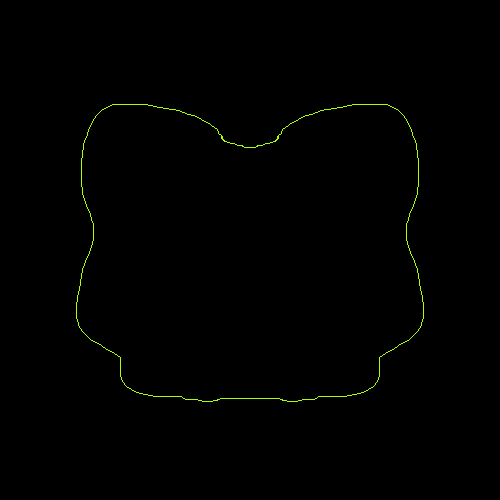
//> input picture 2022/OpenCV4 tutorial/morphology/Contour.png, 500 x 500 px
$ ./paintColor_to_contour   (built with g++ and OpenCV 4)
//> lines starting //> are read from the running program, lines starting //| are printed output that depends on the picture; after the words box and inside, x2 and y2 are one past the last pixel; in counts of white or black regions, pixels touching at a corner belong together
#include <opencv2/opencv.hpp>
using namespace cv;

int main(void)
{


    Mat input = imread("Contour.png", IMREAD_GRAYSCALE);
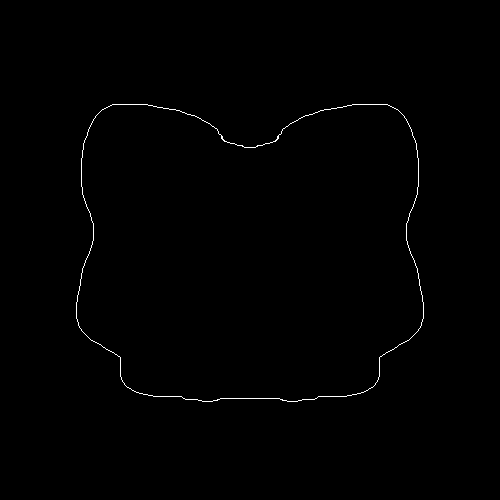
//> input: 500 rows x 500 cols, CV_8UC1; values 0 (black) and 219 (white), 0.46% white in thin lines or dots, all inside (x1, y1, x2, y2) = (76, 104, 424, 402)

    Mat input_c = 255 - input*255; // 求轮廓的补集


    imshow("input_c", input_c);

    // 为了后面给图案上色
    cvtColor(input, input, COLOR_GRAY2BGR);
    cvtColor(input_c, input_c, COLOR_GRAY2BGR);


    // 涂色底稿，全黑的图片X
    Mat X = Mat::zeros(input.size(), CV_8UC3);

    // 开始填充颜色的点，（推荐随机取）
    X.at<Vec3b>(0, 250) = Vec3b(255, 100, 100);

    X.at<Vec3b>(250, 250) = Vec3b(100, 100, 255);

    // std::cout << input << std::endl;

    // todo 定义形态学算子
    Mat kernel = getStructuringElement(MORPH_CROSS, Size(3,3));

    bool eq = true;
    while(eq) {
        static Mat X_pre = Mat::zeros(X.size(), CV_8UC3);
        dilate(X, X, kernel);
        bitwise_and(X, input_c, X);
        imshow("X", X);
        cv::Mat diff = X_pre != X;
        X.copyTo(X_pre);
        // Equal if no elements disagree
        eq = cv::countNonZero(diff.reshape(1, diff.rows)) != 0;
        if (waitKey(1)=='q') break;
    }
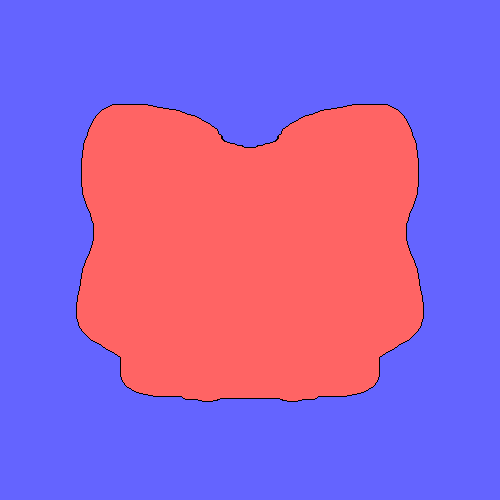
//> X: 500 rows x 500 cols, CV_8UC3; mean B, G, R 199.1, 99.5, 154.2
    waitKey();

    return 0;

}
